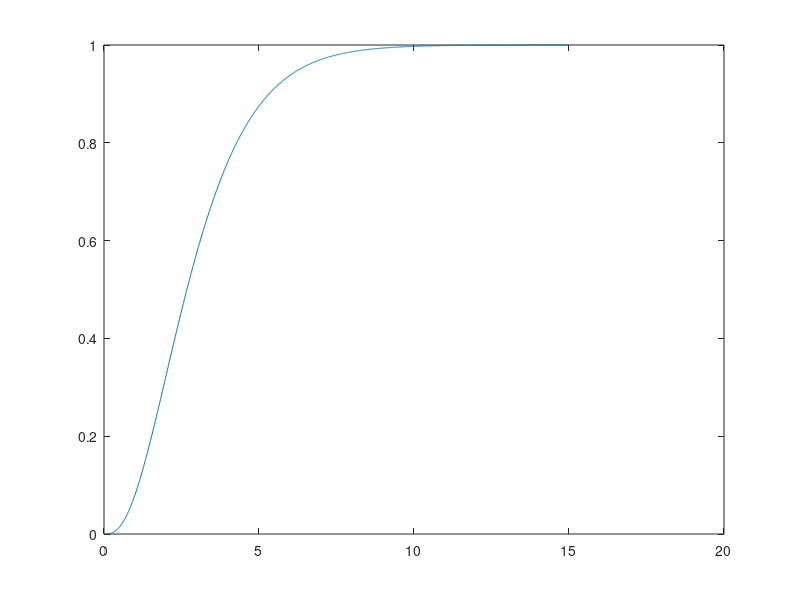

Recreate this plot in MATLAB. (Note: this script raises an error after producing the figure.)
%%example
G=zpk([],[-1 -1 -1],1);
%verificamos la forma 
%de la repsuesta step
step(G)
%se define el vector de tiempo segun la grafica
t=0:0.01:15;
[y]=step(G,t);
plot(t',y)
QX=iddata(y,ones(length(t),1),1e-3);
G1=procest(QX,'P1D')
compare(QX,G1)
Td=G1.Td;
Kp=G1.Kp;
tao=G1.Tp1;
s=tf('s');
%controlador P
Gc1=tao/(Kp*Td);
tk=feedback(G1,1);
Tc1=feedback(G1*Gc1,1);
step(tk,Tc1)
%controlador PI
KP=Gc1*.9;
Ti=3.333*Td;
Gc2=KP*(1+1/(Ti*s));
Tc2=feedback(G1*Gc2,1);
step(tk,Tc2)
%controlador PID
KP=(1.2*Gc1)*.5;
Ti=2*Td;
TD=.5*Td;
Td1=TD/10;
Ki=KP/Ti;
Kd=KP/TD;
Gc3=KP*(1+1/(Ti*s)+(Td1*s)/(Td1*s+1));
Tc3=feedback(G1*Gc3,1);